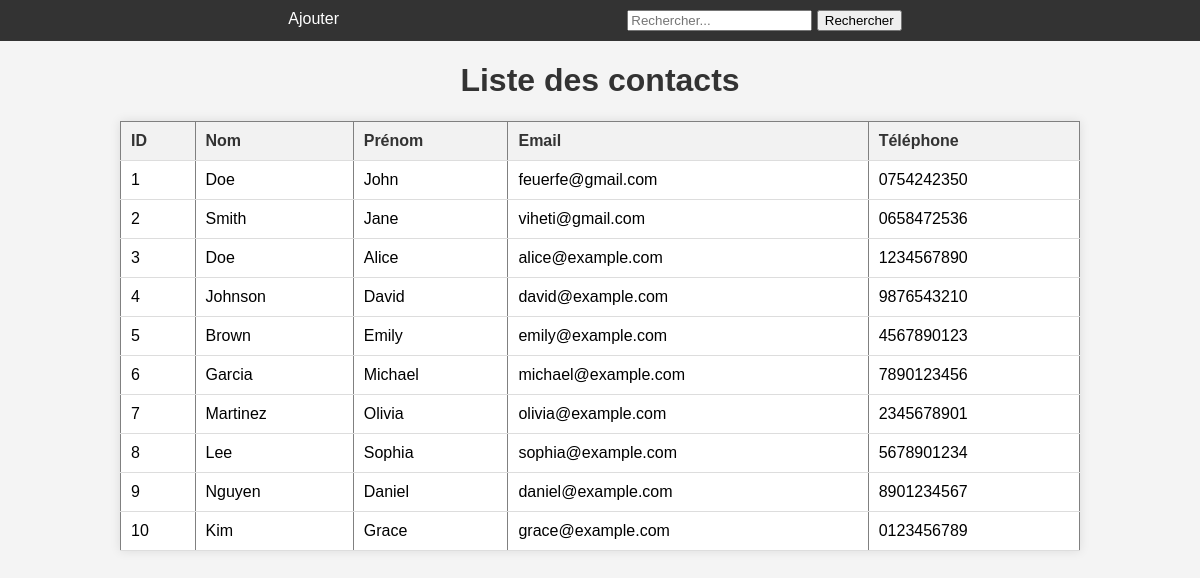
Before: / with the older database file.
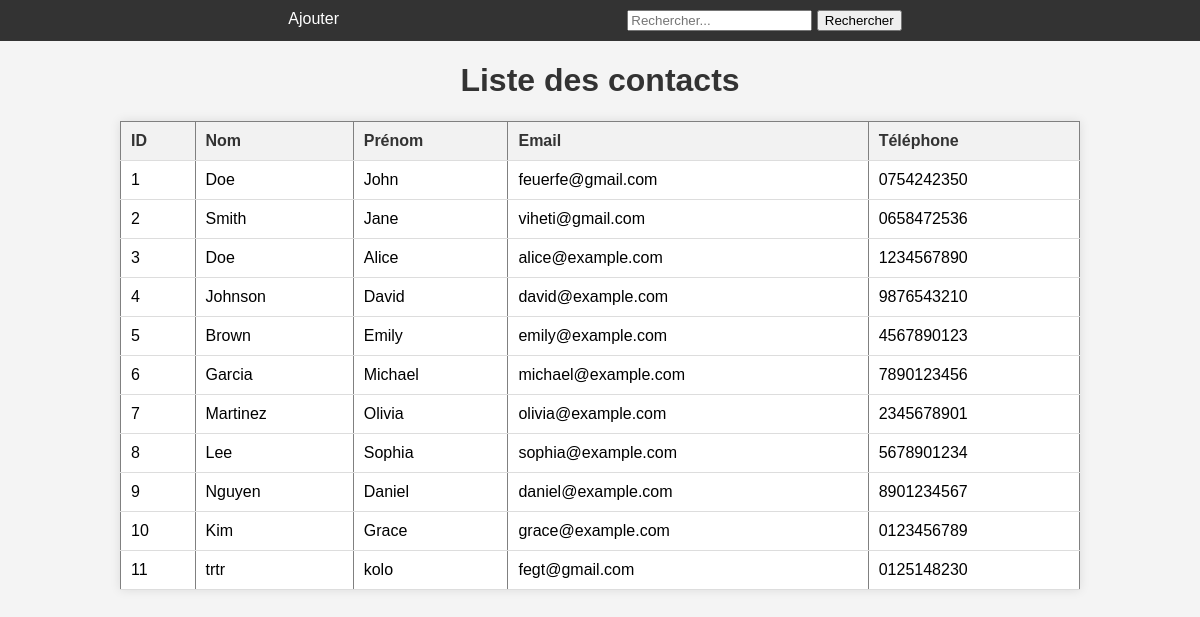
After: the same page with the newer database file.
### tables this page shows
CREATE TABLE contacts (
            id INTEGER PRIMARY KEY AUTOINCREMENT,
            nom TEXT,
            prenom TEXT,
            email TEXT,
            telephone TEXT
        );

### app.py (the view)
@app.route('/')
def index():
    conn = connect_to_database()
    cursor = conn.cursor()
    cursor.execute('SELECT * FROM contacts')
    contacts = cursor.fetchall()
    conn.close()
    return render_template('annuaire.html', entries=contacts)

### app.py (called while the page is built)
def connect_to_database(): # connexion à la base de données
    conn = sqlite3.connect('carnet_adresses.db')
    cursor = conn.cursor() # création d'un objet cursor qui peremt de récupérer les données de la base de données
    cursor.execute('''
        CREATE TABLE IF NOT EXISTS contacts (
            id INTEGER PRIMARY KEY AUTOINCREMENT,
            nom TEXT,
            prenom TEXT,
            email TEXT,
            telephone TEXT
        )
    ''') # création d'une table contacts si n'existe pas
    conn.commit() # enregistrement de la table contacts
    return conn # connexion à la base de données

### templates/annuaire.html (shortened to what this page needs)
<!DOCTYPE html>
<html>
  <head>
    <link
      rel="stylesheet"
      href="{{ url_for('static', filename='styles.css') }}"
    />
  </head>
  <body>
    <nav>
      <ul class="menu">
        <li><a href="{{ url_for('ajouter_contact') }}">Ajouter</a></li>
        <li>
          <form action="#" method="GET">
            <input type="text" name="search" placeholder="Rechercher..." />
            <input type="submit" value="Rechercher" />
          </form>
        </li>
      </ul>
    </nav>
    <h1>Liste des contacts</h1>
    <table border="1">
      <thead>
        <tr>
          <th>ID</th>
          <th>Nom</th>
          <th>Prénom</th>
          <th>Email</th>
          <th>Téléphone</th>
        </tr>
      </thead>
      <tbody>
        {% for contact in entries %}
        <tr onclick="window.location.href='{{ url_for('contact_details', contact_id=contact[0]) }}';" class="invisible-link">
          <td>{{ contact[0] }}</td>
          <td>{{ contact[1] }}</td>
          <td>{{ contact[2] }}</td>
          <td>{{ contact[3] }}</td>
          <td>{{ contact[4] }}</td>
        </tr>
        {% endfor %}
      </tbody>
    </table>
  </body>
</html>

### static/styles.css (style rules this page uses)
body { font-family: Arial, sans-serif; background-color: #f4f4f4; margin: 0; padding: 0; }
h1 { text-align: center; color: #333; }
table { width: 80%; margin: 20px auto; border-collapse: collapse; box-shadow: 0 0 10px rgba(0, 0, 0, 0.1); background-color: #fff; }
th, td { padding: 10px; border-bottom: 1px solid #ddd; text-align: left; }
th { background-color: #f2f2f2; color: #333; }
nav { background-color: #333; }
.menu { list-style-type: none; margin: 0; padding: 10px; display: flex; justify-content: space-evenly; }
.menu li { display: inline; margin-right: 10px; }
.menu li a { color: white; text-decoration: none; }

Changed rows visible on the page:
added contacts: id "11", nom "trtr", prenom "kolo", email "fegt@gmail.com", telephone "0125148230"
